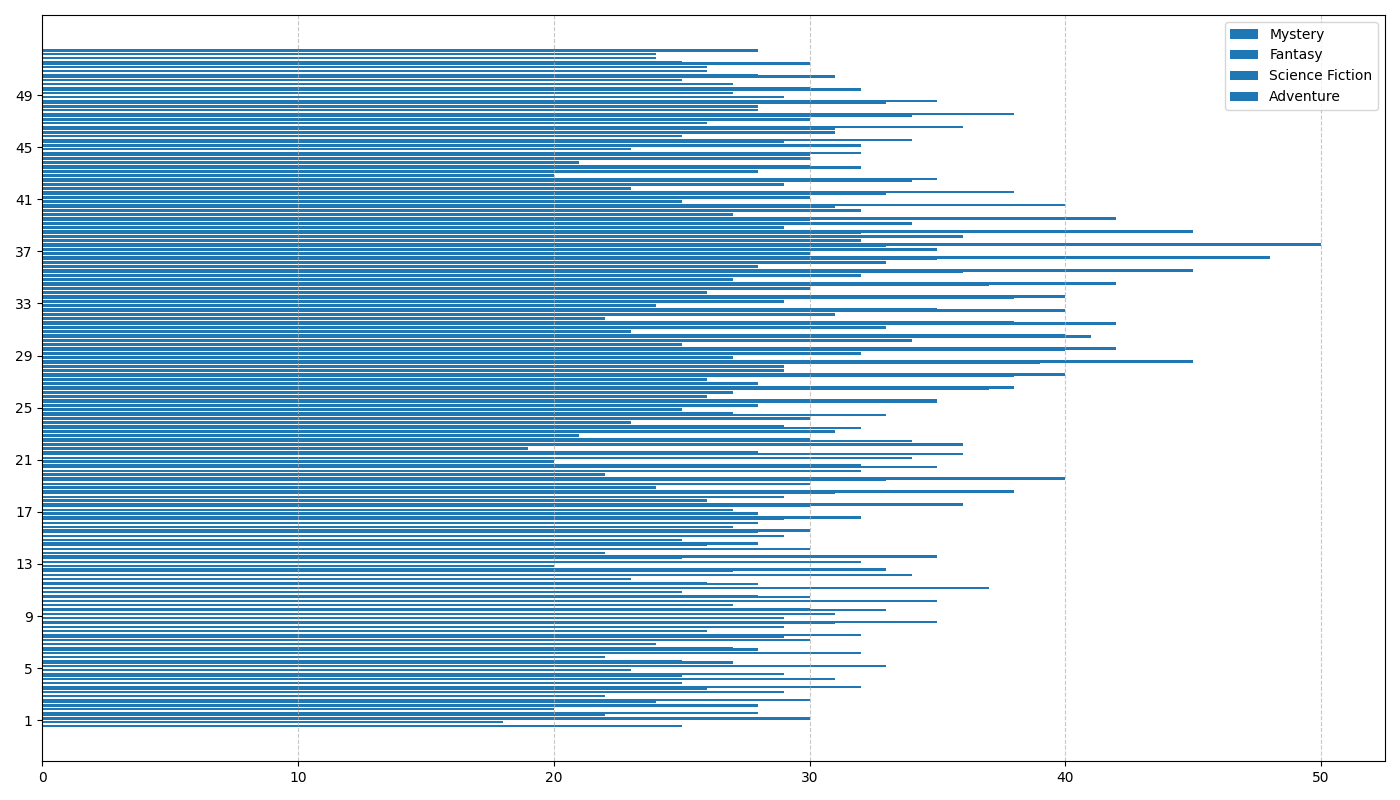

Write the Python code that produced this figure.
import matplotlib.pyplot as plt
import numpy as np

weeks = np.array(range(1, 53))
mystery_readings = np.array([25, 28, 30, 32, 29, 25, 27, 32, 35, 30, 28, 26, 33, 35, 28, 30, 32, 36, 38, 40, 32, 28, 30, 29, 27, 35, 38, 40, 45, 42, 40, 38, 35, 40, 42, 45, 48, 50, 45, 42, 40, 38, 35, 30, 32, 34, 36, 38, 35, 30, 28, 25])
fantasy_readings = np.array([18, 20, 22, 25, 23, 22, 24, 26, 29, 27, 25, 23, 20, 22, 25, 27, 28, 26, 24, 22, 20, 19, 21, 23, 25, 26, 28, 29, 27, 25, 23, 22, 24, 26, 27, 28, 30, 32, 29, 27, 25, 23, 20, 21, 23, 25, 26, 28, 29, 27, 26, 24])
science_fiction_readings = np.array([30, 28, 29, 31, 33, 32, 30, 29, 31, 35, 37, 34, 32, 30, 29, 28, 27, 29, 30, 32, 34, 36, 31, 30, 28, 27, 26, 29, 32, 34, 33, 31, 29, 30, 32, 33, 35, 36, 34, 32, 30, 29, 28, 30, 32, 31, 30, 28, 27, 25, 26, 24])
adventure_readings = np.array([22, 24, 26, 25, 27, 28, 29, 31, 33, 30, 28, 27, 25, 26, 28, 29, 30, 31, 33, 35, 36, 34, 32, 33, 35, 37, 38, 39, 40, 41, 42, 40, 38, 37, 36, 35, 33, 32, 30, 31, 33, 34, 32, 30, 29, 31, 34, 33, 32, 31, 30, 28])

fig, ax = plt.subplots(figsize=(14, 8))
consistent_color = '#1f77b4'
ax.barh(weeks - 0.45, mystery_readings, height=0.2, color=consistent_color, label='Mystery')
ax.barh(weeks - 0.15, fantasy_readings, height=0.2, color=consistent_color, label='Fantasy')
ax.barh(weeks + 0.15, science_fiction_readings, height=0.2, color=consistent_color, label='Science Fiction')
ax.barh(weeks + 0.45, adventure_readings, height=0.2, color=consistent_color, label='Adventure')

ax.set_yticks(weeks[::4])
ax.grid(axis='x', linestyle='--', alpha=0.7)
ax.legend()

plt.tight_layout()
plt.show()
